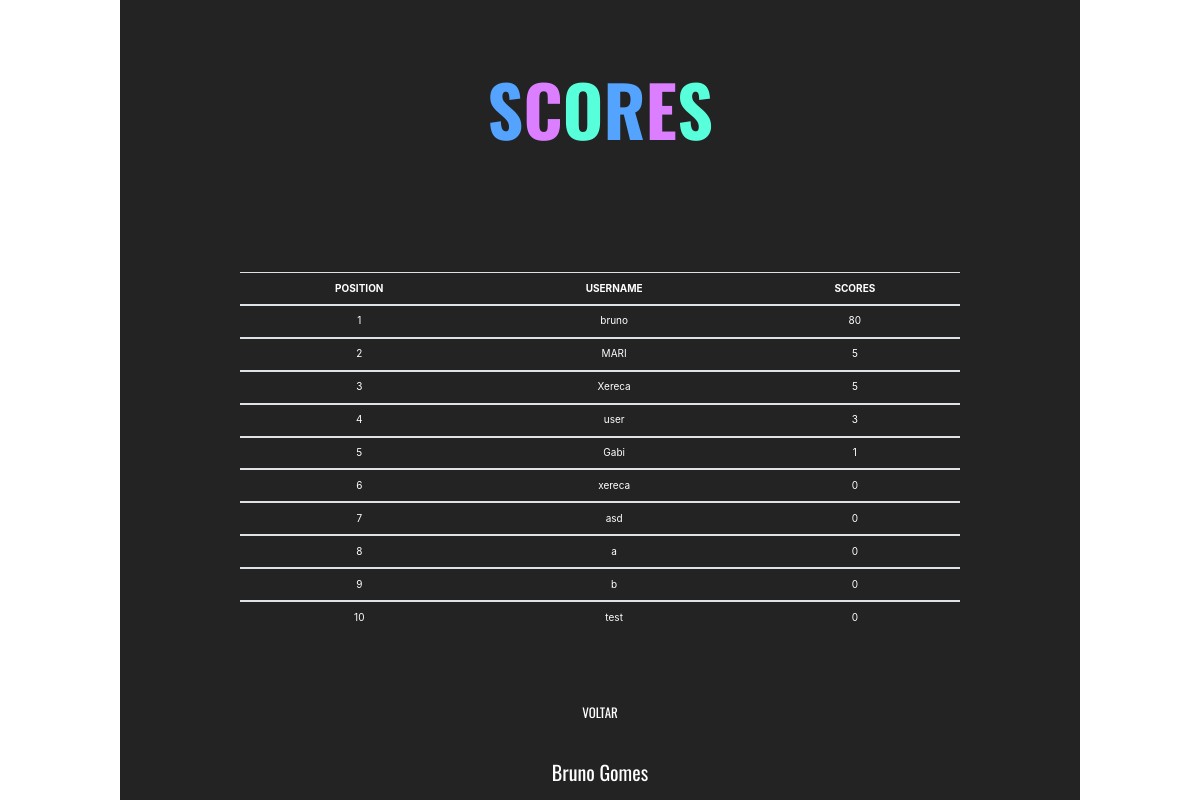
/scores, run on the app's committed database.
### tables this page shows
CREATE TABLE 'users'(
    'id' INTEGER PRIMARY KEY AUTOINCREMENT NOT NULL,
    'username' TEXT NOT NULL,
    'score' INTEGER NOT NULL,
    'hash' TEXT NOT NULL
);

### application.py (the view)
@app.route("/scores", methods=["GET", "POST"])
def scores():
    render_template("scores.html", score='')
    rows = db.execute("SELECT * FROM users ORDER BY score DESC LIMIT 10")
    score = []
    pos = 0
    for row in rows:
        pos += 1
        player = row
        player["position"] = pos
        score.append(player)
    return render_template("scores.html", score=score)

### application.py (called while the page is built)
@app.after_request
def after_request(response):
    response.headers["Cache-Control"] = "no-cache, no-store, must-revalidate"
    response.headers["Expires"] = 0
    response.headers["Pragma"] = "no-cache"
    return response

### templates/scores.html (shortened to what this page needs)
  <!DOCTYPE html>
<html lang="pt_br">
  <head>
    <link href="https://maxcdn.bootstrapcdn.com/bootstrap/4.1.3/css/bootstrap.min.css" rel="stylesheet">
    <link rel="stylesheet" href="./static/questions.css" />
    <link rel="stylesheet" href="./static/scores.css" />
    <link rel="stylesheet" href="./static/form.css" />
    <link rel="stylesheet" href="./static/main.css" />
    <link rel="stylesheet" href="./static/response.css" />
    <link rel="stylesheet" href="./static/buttons.css" />
    <link rel="stylesheet" href="./static/animations.css" />
  </head>
  <body>
    <div id="content">
      <h1 class="text-featured-menu">
        <a href="/">
        <span class='title4 animate-up'>S</span>
        <span class='title2 animate-up'>C</span>
        <span class='title3 animate-up'>O</span>
        <span class='title4 animate-up'>R</span>
        <span class='title2 animate-up'>E</span>
        <span class='title3 animate-up'>S</span>
        </a>
      </h1>
      <div class="questions-menu scores">
      <table class="table">
        <thead>
        <tr>
            <th>POSITION</th>
            <th>USERNAME</th>
            <th>SCORES</th>
        </tr>
      </thead>
      <tbody>
        {% for player in score %}
        <tr>
          <td class="animate-up">{{ player.position }}</td>
          <td class="animate-up">{{ player.username}}</td>
          <td class="animate-up">{{ player.score}}</td>
        </tr>
        </tbody>
        {% endfor %}
      </table>
      </div>
      <a class="text-featured voltar" href="/">VOLTAR</a>
      <footer class="rodape">
        <a class="text-featured" href="#">Bruno Gomes</a>
      </footer>
    </div>
  </body>
</html>

### static/questions.css (style rules this page uses)
.text-featured { color: #303030; font-family: 'Oswald', sans-serif; }
span.title2 { color: rgb(219, 126, 255); margin: 0; }
span.title3 { color: rgb(87, 255, 219); margin: 0; }
span.title4 { color: rgb(83, 163, 255); margin: 0; }
.text-featured-menu { color: #303030; font-family: 'Oswald', sans-serif; }
h1.text-featured-menu { color: #ffffff; font-weight: 700; font-size: 10vh; margin: 0; height: 3rem; position: absolute; top: 7vh; }
div.questions-menu { width: 100%; height: 100%; margin-top: 34vh; }

### static/scores.css (style rules this page uses)
div.scores { width: 60vw; }
table { color: white; text-align: center; }

### static/form.css (style rules this page uses)
h1.text-featured-menu a { text-decoration:none; height: 14vh; font-size: 7rem; }
.voltar { margin-top: 3px; }

### static/main.css (style rules this page uses)
* { padding: 0; margin: 0; height: 100%; }
body { background-color: #ffffff; display: flex; justify-content: center; height: 100vh; width: 100vw; padding: 0; position: relative; }
:root { font-size: 62.5%; }
#content { display: flex; align-items: center; flex-direction: column; background-color: #232323; justify-content: center; position: absolute; height: 100%; width: 100%; color: #fdff8c; }
.rodape a { text-decoration: none; color: white; display: flex; justify-content: center; align-items: center; }
#content p,a { text-decoration: none; color: white; display: flex; justify-content: center; align-items: center; font-size: 1.3rem; margin: 1rem; }
.rodape { bottom:0; display: flex; justify-content: center; align-items: center; width: 100%; height: 1vh; margin: 2.4vh; position: absolute; }
.voltar { color: white; text-decoration:none; }

### static/response.css (style rules this page uses)
@media (min-width: 640px) { #content { width: 80%; height: 100vh; } }
@media (min-width: 640px) { .rodape { margin-top: 2vh; } }
@media (min-width: 640px) { .rodape a { margin-top: .1vh; font-size: 2em; } }

### static/animations.css (style rules this page uses)
.animate-up { animation-name: up; animation-duration: 600ms; animation-fill-mode: backwards; }

### data on the page
users: position "1", username "bruno", score "80"
users: position "2", username "MARI", score "5"
users: position "3", username "Xereca", score "5"
users: position "4", username "user", score "3"
users: position "5", username "Gabi", score "1"
users: position "6", username "xereca", score "0"
users: position "7", username "asd", score "0"
users: position "8", username "a", score "0"
users: position "9", username "b", score "0"
users: position "10", username "test", score "0"
